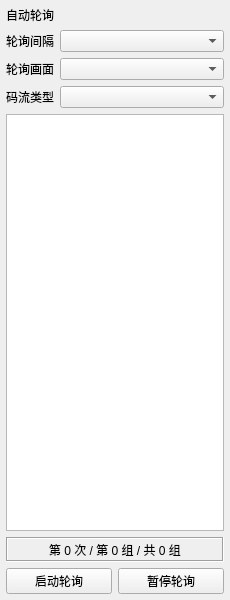
<?xml version="1.0" encoding="UTF-8"?>
<ui version="4.0">
 <class>frmIpcPolling</class>
 <widget class="QWidget" name="frmIpcPolling">
  <property name="geometry">
   <rect>
    <x>0</x>
    <y>0</y>
    <width>230</width>
    <height>600</height>
   </rect>
  </property>
  <property name="windowTitle">
   <string>Form</string>
  </property>
  <layout class="QVBoxLayout" name="verticalLayout">
   <property name="spacing">
    <number>6</number>
   </property>
   <property name="leftMargin">
    <number>0</number>
   </property>
   <property name="topMargin">
    <number>0</number>
   </property>
   <property name="rightMargin">
    <number>0</number>
   </property>
   <property name="bottomMargin">
    <number>0</number>
   </property>
   <item>
    <widget class="QWidget" name="widget" native="true">
     <property name="autoFillBackground">
      <bool>true</bool>
     </property>
     <layout class="QGridLayout" name="gridLayout">
      <property name="leftMargin">
       <number>6</number>
      </property>
      <property name="topMargin">
       <number>6</number>
      </property>
      <property name="rightMargin">
       <number>6</number>
      </property>
      <property name="bottomMargin">
       <number>6</number>
      </property>
      <property name="spacing">
       <number>6</number>
      </property>
      <item row="0" column="0">
       <widget class="QLabel" name="labAutoPoll">
        <property name="text">
         <string>自动轮询</string>
        </property>
       </widget>
      </item>
      <item row="0" column="1">
       <widget class="SwitchButton" name="btnAutoPoll" native="true"/>
      </item>
      <item row="1" column="0">
       <widget class="QLabel" name="labPollInterval">
        <property name="text">
         <string>轮询间隔</string>
        </property>
       </widget>
      </item>
      <item row="1" column="1">
       <widget class="QComboBox" name="cboxPollInterval">
        <property name="sizePolicy">
         <sizepolicy hsizetype="Expanding" vsizetype="Fixed">
          <horstretch>0</horstretch>
          <verstretch>0</verstretch>
         </sizepolicy>
        </property>
       </widget>
      </item>
      <item row="2" column="0">
       <widget class="QLabel" name="labPollType">
        <property name="text">
         <string>轮询画面</string>
        </property>
       </widget>
      </item>
      <item row="2" column="1">
       <widget class="QComboBox" name="cboxPollType"/>
      </item>
      <item row="3" column="0">
       <widget class="QLabel" name="labPollRtsp">
        <property name="text">
         <string>码流类型</string>
        </property>
       </widget>
      </item>
      <item row="3" column="1">
       <widget class="QComboBox" name="cboxPollRtsp"/>
      </item>
      <item row="4" column="0" colspan="2">
       <widget class="QListWidget" name="listWidget"/>
      </item>
      <item row="5" column="0" colspan="2">
       <widget class="QLabel" name="labTip">
        <property name="minimumSize">
         <size>
          <width>0</width>
          <height>25</height>
         </size>
        </property>
        <property name="frameShape">
         <enum>QFrame::Box</enum>
        </property>
        <property name="frameShadow">
         <enum>QFrame::Sunken</enum>
        </property>
        <property name="text">
         <string>第 0 次 / 第 0 组 / 共 0 组</string>
        </property>
        <property name="alignment">
         <set>Qt::AlignCenter</set>
        </property>
       </widget>
      </item>
      <item row="6" column="0" colspan="2">
       <layout class="QHBoxLayout" name="horizontalLayout">
        <property name="spacing">
         <number>6</number>
        </property>
        <item>
         <widget class="QPushButton" name="btnPollStart">
          <property name="text">
           <string>启动轮询</string>
          </property>
         </widget>
        </item>
        <item>
         <widget class="QPushButton" name="btnPollPause">
          <property name="text">
           <string>暂停轮询</string>
          </property>
         </widget>
        </item>
       </layout>
      </item>
     </layout>
    </widget>
   </item>
  </layout>
 </widget>
 <customwidgets>
  <customwidget>
   <class>SwitchButton</class>
   <extends>QWidget</extends>
   <header>switchbutton.h</header>
   <container>1</container>
  </customwidget>
 </customwidgets>
 <resources/>
 <connections/>
</ui>
